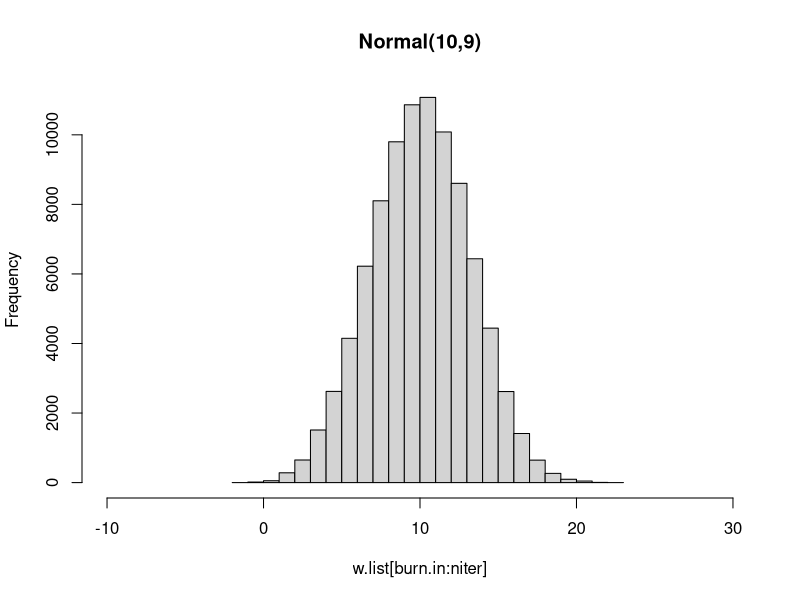
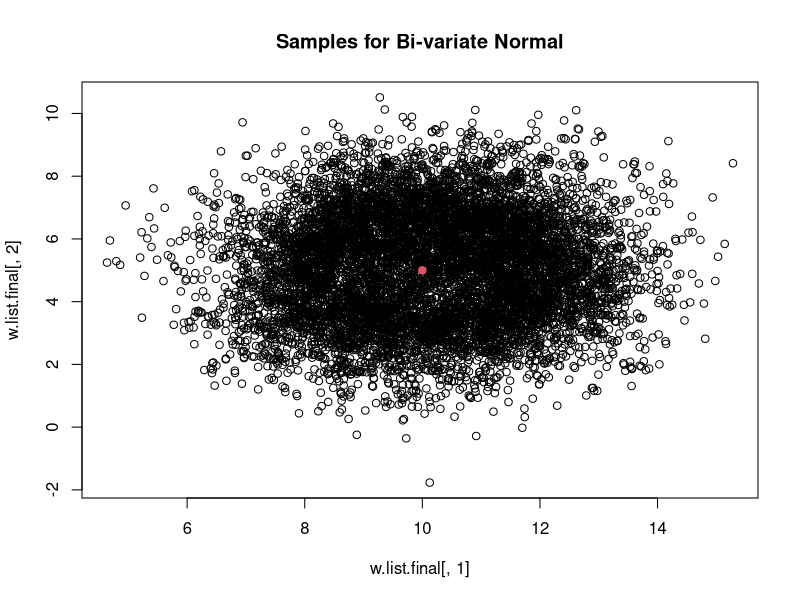

Recreate these plots in R, in order.
## ---- chunk 1
knitr::opts_chunk$set(echo = TRUE)
## ---- chunk 2
niter <- 100000
w.list <- NULL
w.list[1] <- 1
t.list <- NULL
t.list[1] <- 1
v.list <- NULL
v.list[1] <- rnorm(1)
mu <- 10
sigma <- 3
## ---- chunk 3
fn <- function(w,v,mu,sigma,t){
  return(max(0,v*(w+v*t-mu)/sigma^2))
}

pp <- function(w,v,mu,sigma){
  T <- 100
  lambda.bar <- optimize(fn,w=w,v=v,mu=mu,sigma=sigma,interval = c(0,T),maximum = T)$objective
  t <- 0
  indicator <- 0
  while(indicator == 0){
    u1 <- runif(1)
    t <- t - log(u1)/lambda.bar
    if(t > T){
      return(T)
    }
    u2 <- runif(1)
    if(u2 <= fn(w,v,mu,sigma,t)/lambda.bar){
      return(t)
    }
  }
}
## ---- chunk 4
set.seed(20210525)
for(k in 2:niter){
  tr <- rexp(1)
  tb <- pp(w.list[k-1],v.list[k-1],mu,sigma)
  t.list[k] <- min(tr,tb)
  w.list[k] <- w.list[k-1]+v.list[k-1]*t.list[k]

  if(tb<tr){
    v.list[k] <- -v.list[k-1]
  }else{
    v.list[k] <- rnorm(1)
  }
}
## ---- chunk 5
burn.in <- niter/10
hist(w.list[burn.in:niter],xlim=c(-10,30),main="Normal(10,9)")
## ---- chunk 6
require(mvtnorm)
niter <- 10000
w.list <- NULL
w.list <- rbind(w.list,c(3,3))
t.list <- NULL
t.list[1] <- 1
v.list <- NULL
v.list <- rbind(v.list,rmvnorm(1,mean = c(0,0),sigma=diag(2)))
mu <- c(10,5)
sigma <- 3*diag(2)
#sigma <- matrix(c(1,0,0,1),nrow=2,ncol=2)
## ---- chunk 7
fn <- function(w,v,mu,sigma,t){
  x <- (w+v*t)[1]
  y <- (w+v*t)[2]
  mux <- mu[1]
  muy <- mu[2]
  sigmax <- sqrt(sigma[1,1])
  sigmay <- sqrt(sigma[2,2])
  rho <- sigma[1,2]/(sigmax*sigmay)
  gradx <- (1/(1-rho^2))*((x-mux)/sigmax^2 - rho*((y-muy)/(sigmax*sigmay)))*v[1]
  grady <- (1/(1-rho^2))*((y-muy)/sigmay^2 - rho*((x-mux)/(sigmax*sigmay)))*v[2]
  return(max(0,gradx+grady))
}

pp <- function(w,v,mu,sigma){
  T <- 100
  lambda.bar <- optimize(fn,w=w,v=v,mu=mu,sigma=sigma,interval = c(0,T),maximum = T)$objective
  t <- 0
  indicator <- 0
  while(indicator == 0){
    u1 <- runif(1)
    t <- t - log(u1)/lambda.bar
    if(t > T){
      return(T)
    }
    u2 <- runif(1)
    if(u2 <= fn(w,v,mu,sigma,t)/lambda.bar){
      return(t)
    }
  }
}

grad.prod <- function(w,v,mu,sigma){
  x <- w[1]
  y <- w[2]
  mux <- mu[1]
  muy <- mu[2]
  sigmax <- sqrt(sigma[1,1])
  sigmay <- sqrt(sigma[2,2])
  rho <- sigma[1,2]/(sigmax*sigmay)
  gradx <- (1/(1-rho^2))*((x-mux)/sigmax^2 - rho*((y-muy)/(sigmax*sigmay)))
  grady <- (1/(1-rho^2))*((y-muy)/sigmay^2 - rho*((x-mux)/(sigmax*sigmay)))
  
  inner <- gradx*v[1]+grady*v[2]
  grad <- c(gradx,grady)
  eu.norm <- sqrt(sum(grad^2))
  
  return(v-(2*inner/eu.norm)*grad)
}
## ---- chunk 8
set.seed(20210525)
for(k in 2:niter){
  tr <- rexp(1)
  tb <- pp(w.list[k-1,],v.list[k-1,],mu,sigma)
  t.list[k] <- min(tr,tb)
  w.list <- rbind(w.list,w.list[k-1,]+v.list[k-1,]*t.list[k])

  if(tb<tr){
    v.list <- rbind(v.list,grad.prod(w.list[k,],v.list[k-1,],mu,sigma))
  }else{
    v.list <- rbind(v.list,rmvnorm(1,mean=c(0,0),sigma=diag(2)))
  }
  # print(k)
}
## ---- chunk 9
burn.in <- niter/10
w.list.final <- w.list[burn.in:niter,]
plot(w.list.final[,1],w.list.final[,2],main="Samples for Bi-variate Normal")+
  points(x=mu[1],y=mu[2],col=2,pch=19,cex=1)
